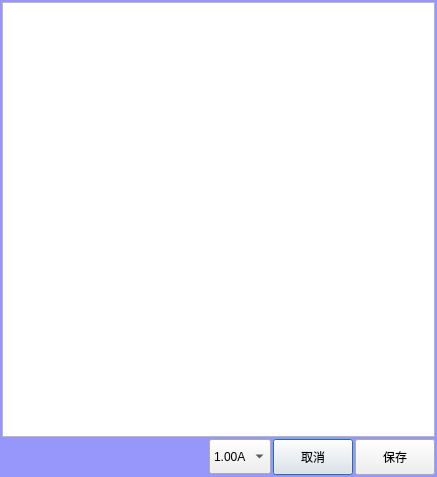
<?xml version="1.0" encoding="UTF-8"?>
<ui version="4.0">
 <class>clsResultDlg</class>
 <widget class="QDialog" name="clsResultDlg">
  <property name="geometry">
   <rect>
    <x>0</x>
    <y>0</y>
    <width>437</width>
    <height>477</height>
   </rect>
  </property>
  <property name="windowTitle">
   <string>Dialog</string>
  </property>
  <property name="styleSheet">
   <string notr="true">
QDialog
{
	
	font: 75 12pt &quot;楷体&quot;;
	background-color: rgb(150, 150, 251);
}</string>
  </property>
  <layout class="QGridLayout" name="gridLayout">
   <property name="leftMargin">
    <number>2</number>
   </property>
   <property name="topMargin">
    <number>2</number>
   </property>
   <property name="rightMargin">
    <number>2</number>
   </property>
   <property name="bottomMargin">
    <number>2</number>
   </property>
   <property name="spacing">
    <number>2</number>
   </property>
   <item row="0" column="0">
    <widget class="QTableView" name="tableView"/>
   </item>
   <item row="1" column="0">
    <layout class="QHBoxLayout" name="horizontalLayout">
     <item>
      <spacer name="horizontalSpacer">
       <property name="orientation">
        <enum>Qt::Horizontal</enum>
       </property>
       <property name="sizeHint" stdset="0">
        <size>
         <width>40</width>
         <height>20</height>
        </size>
       </property>
      </spacer>
     </item>
     <item>
      <widget class="QComboBox" name="cmbBias">
       <property name="minimumSize">
        <size>
         <width>35</width>
         <height>35</height>
        </size>
       </property>
       <property name="styleSheet">
        <string notr="true">font: 75 12pt &quot;楷体&quot;;</string>
       </property>
       <item>
        <property name="text">
         <string>1.00A</string>
        </property>
       </item>
       <item>
        <property name="text">
         <string>1.00A</string>
        </property>
       </item>
       <item>
        <property name="text">
         <string>1.00A</string>
        </property>
       </item>
       <item>
        <property name="text">
         <string>1.00A</string>
        </property>
       </item>
       <item>
        <property name="text">
         <string>1.00A</string>
        </property>
       </item>
      </widget>
     </item>
     <item>
      <widget class="QPushButton" name="btnCancel">
       <property name="minimumSize">
        <size>
         <width>0</width>
         <height>36</height>
        </size>
       </property>
       <property name="styleSheet">
        <string notr="true">font: 75 12pt &quot;楷体&quot;;</string>
       </property>
       <property name="text">
        <string>取消</string>
       </property>
      </widget>
     </item>
     <item>
      <widget class="QPushButton" name="btnSave">
       <property name="minimumSize">
        <size>
         <width>0</width>
         <height>36</height>
        </size>
       </property>
       <property name="styleSheet">
        <string notr="true">font: 75 12pt &quot;楷体&quot;;</string>
       </property>
       <property name="text">
        <string>保存</string>
       </property>
      </widget>
     </item>
    </layout>
   </item>
  </layout>
 </widget>
 <resources/>
 <connections/>
</ui>
